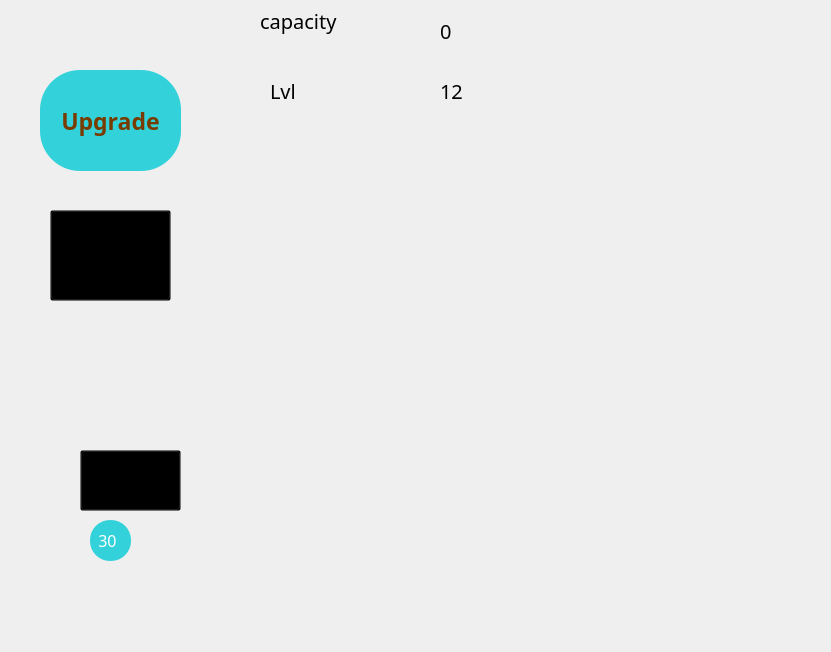
<?xml version="1.0" encoding="UTF-8"?>
<ui version="4.0">
 <class>Hen_dialog</class>
 <widget class="QDialog" name="Hen_dialog">
  <property name="geometry">
   <rect>
    <x>0</x>
    <y>0</y>
    <width>831</width>
    <height>652</height>
   </rect>
  </property>
  <property name="font">
   <font>
    <pointsize>15</pointsize>
   </font>
  </property>
  <property name="windowTitle">
   <string>Dialog</string>
  </property>
  <widget class="QPushButton" name="upgrade_hen_butt">
   <property name="geometry">
    <rect>
     <x>40</x>
     <y>70</y>
     <width>141</width>
     <height>101</height>
    </rect>
   </property>
   <property name="font">
    <font>
     <family>Jokerman</family>
     <pointsize>17</pointsize>
     <weight>75</weight>
     <bold>true</bold>
    </font>
   </property>
   <property name="cursor">
    <cursorShape>PointingHandCursor</cursorShape>
   </property>
   <property name="styleSheet">
    <string notr="true"> border-radius:40px;
color: rgb(120, 60, 0);
background-color: rgb(51, 210, 218);</string>
   </property>
   <property name="text">
    <string>Upgrade</string>
   </property>
  </widget>
  <widget class="QLabel" name="dane_l">
   <property name="geometry">
    <rect>
     <x>-60</x>
     <y>250</y>
     <width>551</width>
     <height>451</height>
    </rect>
   </property>
   <property name="text">
    <string/>
   </property>
  </widget>
  <widget class="QPushButton" name="collectegg_butt">
   <property name="geometry">
    <rect>
     <x>50</x>
     <y>210</y>
     <width>121</width>
     <height>91</height>
    </rect>
   </property>
   <property name="cursor">
    <cursorShape>PointingHandCursor</cursorShape>
   </property>
   <property name="styleSheet">
    <string notr="true">background-color: transparent;</string>
   </property>
   <property name="text">
    <string/>
   </property>
  </widget>
  <widget class="QPushButton" name="danedadan_butt">
   <property name="geometry">
    <rect>
     <x>80</x>
     <y>450</y>
     <width>101</width>
     <height>61</height>
    </rect>
   </property>
   <property name="cursor">
    <cursorShape>PointingHandCursor</cursorShape>
   </property>
   <property name="styleSheet">
    <string notr="true">background-color: transparent;</string>
   </property>
   <property name="text">
    <string/>
   </property>
  </widget>
  <widget class="QLabel" name="label">
   <property name="geometry">
    <rect>
     <x>260</x>
     <y>-10</y>
     <width>111</width>
     <height>61</height>
    </rect>
   </property>
   <property name="font">
    <font>
     <family>Jokerman</family>
     <pointsize>15</pointsize>
    </font>
   </property>
   <property name="text">
    <string>capacity</string>
   </property>
  </widget>
  <widget class="QLabel" name="hen_counter_l">
   <property name="geometry">
    <rect>
     <x>90</x>
     <y>520</y>
     <width>41</width>
     <height>41</height>
    </rect>
   </property>
   <property name="font">
    <font>
     <family>Jokerman</family>
     <pointsize>12</pointsize>
    </font>
   </property>
   <property name="styleSheet">
    <string notr="true">background-color:  rgb(51, 210, 218);

color:rgb(255, 255, 255);
border-radius:20px;
</string>
   </property>
   <property name="text">
    <string>  30</string>
   </property>
  </widget>
  <widget class="QLabel" name="label_3">
   <property name="geometry">
    <rect>
     <x>270</x>
     <y>60</y>
     <width>111</width>
     <height>61</height>
    </rect>
   </property>
   <property name="font">
    <font>
     <family>Jokerman</family>
     <pointsize>15</pointsize>
    </font>
   </property>
   <property name="text">
    <string>Lvl</string>
   </property>
  </widget>
  <widget class="QLabel" name="capacity_hen_l">
   <property name="geometry">
    <rect>
     <x>440</x>
     <y>0</y>
     <width>111</width>
     <height>61</height>
    </rect>
   </property>
   <property name="font">
    <font>
     <family>Jokerman</family>
     <pointsize>15</pointsize>
    </font>
   </property>
   <property name="text">
    <string>0</string>
   </property>
  </widget>
  <widget class="QLabel" name="lvl_hen_l">
   <property name="geometry">
    <rect>
     <x>440</x>
     <y>60</y>
     <width>111</width>
     <height>61</height>
    </rect>
   </property>
   <property name="font">
    <font>
     <family>Jokerman</family>
     <pointsize>15</pointsize>
    </font>
   </property>
   <property name="text">
    <string>12</string>
   </property>
  </widget>
 </widget>
 <resources/>
 <connections/>
</ui>
